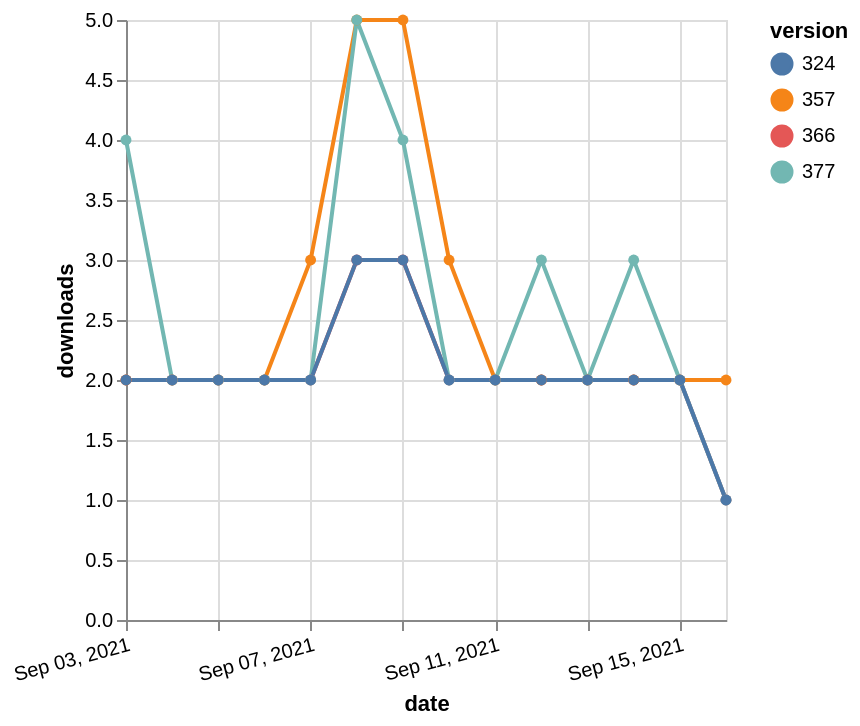

Vega-Lite specification stored for this chart:
### Vega-Lite specification from a JSON file in a GitHub repository (floating-point values rounded to 4 significant figures)
{"$schema": "https://vega.github.io/schema/vega-lite/v5.json", "description": "A simple bar chart with embedded data.", "data": {"values": [{"date": "2021-09-03", "total": 2362, "delta": 2, "version": "366"}, {"date": "2021-09-04", "total": 2364, "delta": 2, "version": "366"}, {"date": "2021-09-05", "total": 2366, "delta": 2, "version": "366"}, {"date": "2021-09-06", "total": 2368, "delta": 2, "version": "366"}, {"date": "2021-09-07", "total": 2370, "delta": 2, "version": "366"}, {"date": "2021-09-08", "total": 2373, "delta": 3, "version": "366"}, {"date": "2021-09-09", "total": 2376, "delta": 3, "version": "366"}, {"date": "2021-09-10", "total": 2378, "delta": 2, "version": "366"}, {"date": "2021-09-11", "total": 2380, "delta": 2, "version": "366"}, {"date": "2021-09-12", "total": 2382, "delta": 2, "version": "366"}, {"date": "2021-09-13", "total": 2384, "delta": 2, "version": "366"}, {"date": "2021-09-14", "total": 2386, "delta": 2, "version": "366"}, {"date": "2021-09-15", "total": 2388, "delta": 2, "version": "366"}, {"date": "2021-09-16", "total": 2389, "delta": 1, "version": "366"}, {"date": "2021-09-03", "total": 2976, "delta": 2, "version": "357"}, {"date": "2021-09-04", "total": 2978, "delta": 2, "version": "357"}, {"date": "2021-09-05", "total": 2980, "delta": 2, "version": "357"}, {"date": "2021-09-06", "total": 2982, "delta": 2, "version": "357"}, {"date": "2021-09-07", "total": 2985, "delta": 3, "version": "357"}, {"date": "2021-09-08", "total": 2990, "delta": 5, "version": "357"}, {"date": "2021-09-09", "total": 2995, "delta": 5, "version": "357"}, {"date": "2021-09-10", "total": 2998, "delta": 3, "version": "357"}, {"date": "2021-09-11", "total": 3000, "delta": 2, "version": "357"}, {"date": "2021-09-12", "total": 3002, "delta": 2, "version": "357"}, {"date": "2021-09-13", "total": 3004, "delta": 2, "version": "357"}, {"date": "2021-09-14", "total": 3006, "delta": 2, "version": "357"}, {"date": "2021-09-15", "total": 3008, "delta": 2, "version": "357"}, {"date": "2021-09-16", "total": 3010, "delta": 2, "version": "357"}, {"date": "2021-09-03", "total": 2170, "delta": 4, "version": "377"}, {"date": "2021-09-04", "total": 2172, "delta": 2, "version": "377"}, {"date": "2021-09-05", "total": 2174, "delta": 2, "version": "377"}, {"date": "2021-09-06", "total": 2176, "delta": 2, "version": "377"}, {"date": "2021-09-07", "total": 2178, "delta": 2, "version": "377"}, {"date": "2021-09-08", "total": 2183, "delta": 5, "version": "377"}, {"date": "2021-09-09", "total": 2187, "delta": 4, "version": "377"}, {"date": "2021-09-10", "total": 2189, "delta": 2, "version": "377"}, {"date": "2021-09-11", "total": 2191, "delta": 2, "version": "377"}, {"date": "2021-09-12", "total": 2194, "delta": 3, "version": "377"}, {"date": "2021-09-13", "total": 2196, "delta": 2, "version": "377"}, {"date": "2021-09-14", "total": 2199, "delta": 3, "version": "377"}, {"date": "2021-09-15", "total": 2201, "delta": 2, "version": "377"}, {"date": "2021-09-16", "total": 2202, "delta": 1, "version": "377"}, {"date": "2021-09-03", "total": 2644, "delta": 2, "version": "324"}, {"date": "2021-09-04", "total": 2646, "delta": 2, "version": "324"}, {"date": "2021-09-05", "total": 2648, "delta": 2, "version": "324"}, {"date": "2021-09-06", "total": 2650, "delta": 2, "version": "324"}, {"date": "2021-09-07", "total": 2652, "delta": 2, "version": "324"}, {"date": "2021-09-08", "total": 2655, "delta": 3, "version": "324"}, {"date": "2021-09-09", "total": 2658, "delta": 3, "version": "324"}, {"date": "2021-09-10", "total": 2660, "delta": 2, "version": "324"}, {"date": "2021-09-11", "total": 2662, "delta": 2, "version": "324"}, {"date": "2021-09-12", "total": 2664, "delta": 2, "version": "324"}, {"date": "2021-09-13", "total": 2666, "delta": 2, "version": "324"}, {"date": "2021-09-14", "total": 2668, "delta": 2, "version": "324"}, {"date": "2021-09-15", "total": 2670, "delta": 2, "version": "324"}, {"date": "2021-09-16", "total": 2671, "delta": 1, "version": "324"}]}, "width": "container", "mark": {"type": "line", "point": {"filled": true}}, "encoding": {"x": {"field": "date", "type": "temporal", "timeUnit": "yearmonthdate", "title": "date", "axis": {"labelAngle": -15}}, "y": {"field": "delta", "type": "quantitative", "title": "downloads"}, "color": {"field": "version", "type": "nominal"}, "tooltip": {"field": "delta"}}}
